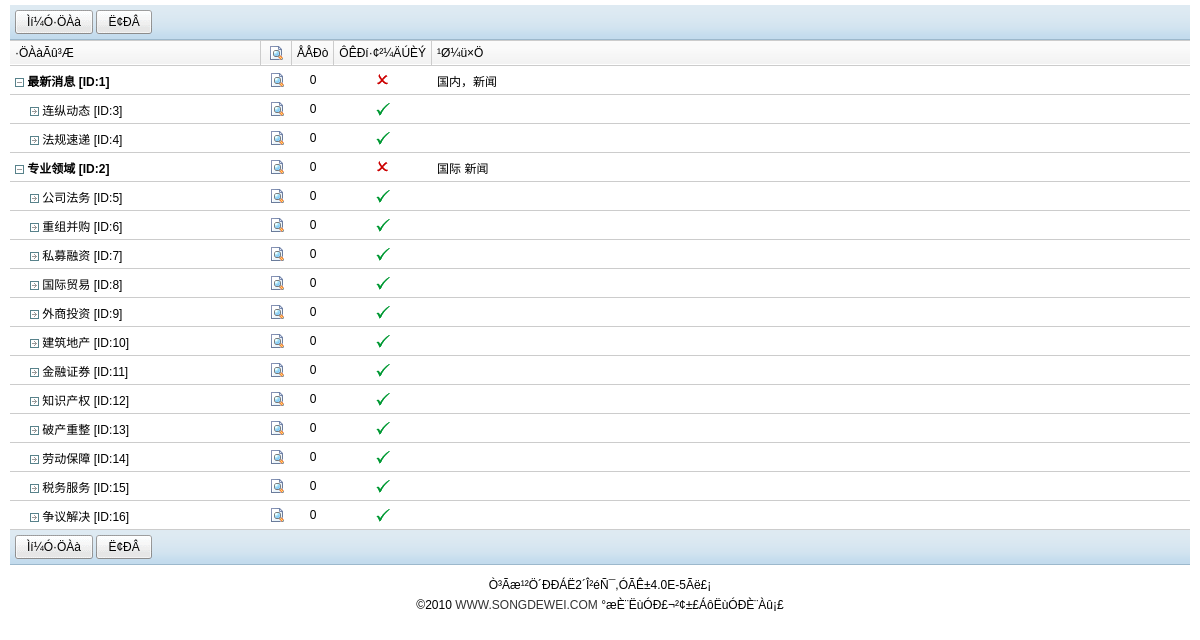
The app's page /admin/admin_article_cat.php (signed in) with its own data.
### tables this page shows
CREATE TABLE `sdw_article_cat` (
  `cid` int(11) NOT NULL auto_increment,
  `cup` int(11) NOT NULL default '0',
  `name` varchar(30) default NULL,
  `type` enum('sub','category','group') default 'group',
  `keywords` varchar(200) default NULL,
  `description` varchar(200) default NULL,
  `displayorder` int(11) NOT NULL default '0',
  `records` int(11) NOT NULL default '0',
  `directory` varchar(20) default NULL,
  `adminid` varchar(100) default NULL,
  `domain` varchar(50) default NULL,
  `disabled` tinyint(4) default '0',
  PRIMARY KEY  (`cid`)
);

### include/db_mysql.php (called while the page is built, shortened)
<?php
Class DB {
	function query($SQL,$method=''){
		$GLOBALS['tablepre']=='sdw_' or $SQL=str_replace('sdw_',$GLOBALS['tablepre'],$SQL);
		if($method=='U_B' && function_exists('mysql_unbuffered_query')){
			$query = mysql_unbuffered_query($SQL);
		}else{
			$query = mysql_query($SQL);
		}
		return $query;
	}
}
?>

### include/content.func.php (called while the page is built, shortened)
<?php
function get_article_category($cid=0){
	global $db,$cfg;
	$category = array();
	$categoryquery = $db->query("SELECT * FROM sdw_article_cat ORDER BY displayorder ASC,cid ASC");
	while ($categoryrs = $db->fetch_array($categoryquery)){
		$categoryrs['caturl'] = $cfg['isstatic']==1 ? 'arclist-'.$categoryrs['cid'].'-1.html' : 'arclist.php?cid='.$categoryrs['cid'];
		$categoryrs['selected'] = $categoryrs['cid'] == $cid ? ' selected="selected"' : '';
		$category[$categoryrs['cup']][] = $categoryrs;
	}
	return $category;
}
?>

### sysdata/templates_c/admin/%%4E^4ED^4ED52AD3%%admin_category.htm.php (the view, shortened to what this page needs)
<?php $_smarty_tpl_vars = $this->_tpl_vars;
$this->_tpl_vars = $_smarty_tpl_vars;
 ?>
<?php if ($this->_tpl_vars['action'] == 'addnew' || $this->_tpl_vars['action'] == 'edit'): ?>
<?php $_smarty_tpl_vars = $this->_tpl_vars;
$this->_smarty_include(array('smarty_include_tpl_file' => 'libs/category_info.htm', 'smarty_include_vars' => array()));
$this->_tpl_vars = $_smarty_tpl_vars;
unset($_smarty_tpl_vars);
 ?>
<?php else: ?>
<div class="main-div">
  <div class="toolbar">
		<span class="btn btn-dft" onclick="Location('<?php echo $_SERVER['PHP_SELF']; ?>
?action=addnew')" onmouseup="this.className='btn btn-hover'" onmousedown="this.className='btn btn-active'" onmouseover="this.className='btn btn-hover'" onmouseout="this.className='btn btn-dft'" tabindex="0"><span><?php echo $this->_tpl_vars['lang']['cat_add']; ?>
</span></span>
		<span class="btn btn-dft" onclick="window.location.reload()" onmouseup="this.className='btn btn-hover'" onmousedown="this.className='btn btn-active'" onmouseover="this.className='btn btn-hover'" onmouseout="this.className='btn btn-dft'" tabindex="0"><span><?php echo $this->_tpl_vars['lang']['refresh']; ?>
</span></span>
  </div>
  <table border="0" cellspacing="0" cellpadding="0" class="list">
    <tr>
      <th width="240"><?php echo $this->_tpl_vars['lang']['cat_name']; ?>
</th>
	  <th width="20" style="text-align:center;"><img src="images/icon_view.gif" border="0" /></th>
      <th width="30" style="text-align:center; cursor:pointer;" onclick="Sort()" title="<?php echo $this->_tpl_vars['lang']['click_resort']; ?>
"><?php echo $this->_tpl_vars['lang']['sort']; ?>
</th>
	  <th width="80" class="tocenter">ÔÊÐí·¢²¼ÄÚÈÝ</th>
      <th height="24" class="last"><?php echo $this->_tpl_vars['lang']['keywords']; ?>
</th>
    </tr>
	<?php $_from = $this->_tpl_vars['categories']['0']; if (!is_array($_from) && !is_object($_from)) { settype($_from, 'array'); }if (count($_from)):
    foreach ($_from as $this->_tpl_vars['key'] => $this->_tpl_vars['group']):
?>
    <tr onmouseover="this.className='active'" onmouseout="this.className=''">
      <td style="font-weight:bold;" onmouseover="showMenuBox(<?php echo $this->_tpl_vars['key']; ?>
)" onmouseout="hideMenuBox(<?php echo $this->_tpl_vars['key']; ?>
)">
	      <img src="images/menu_minus.gif" border="0" align="absmiddle" />
	      <span title="<?php echo $this->_tpl_vars['lang']['click_edit']; ?>
" onclick="javascript:Edit(this,'edit_name',<?php echo $this->_tpl_vars['group']['cid']; ?>
)"><?php echo $this->_tpl_vars['group']['name']; ?>
</span> [ID:<?php echo $this->_tpl_vars['group']['cid']; ?>
]
	  </td>
	  <td class="tocenter"><a href="<?php echo $this->_tpl_vars['group']['caturl']; ?>
" target="_blank"><img src="images/icon_view.gif" title="<?php echo $this->_tpl_vars['lang']['view']; ?>
" border="0" /></a></td>
      <td class="tocenter"><span title="<?php echo $this->_tpl_vars['lang']['click_edit']; ?>
" onclick="Edit(this,'edit_order',<?php echo $this->_tpl_vars['group']['cid']; ?>
)"><?php echo $this->_tpl_vars['group']['displayorder']; ?>
</span></td>
      <td class="tocenter"><img src="<?php if ($this->_tpl_vars['group']['disabled'] == 0): ?>images/yes.gif<?php else: ?>images/no.gif<?php endif; ?>" border="0" title="<?php echo $this->_tpl_vars['lang']['click_switch']; ?>
" onclick="toggle2(this,'toggle_disabled',<?php echo $this->_tpl_vars['group']['cid']; ?>
)" /></td>
	  <td><span title="<?php echo $this->_tpl_vars['lang']['click_edit']; ?>
" onclick="Edit(this,'edit_kw',<?php echo $this->_tpl_vars['group']['cid']; ?>
)"><?php echo $this->_tpl_vars['group']['keywords']; ?>
</span></td>
    </tr>
    <?php $_from = $this->_tpl_vars['categories'][$this->_tpl_vars['sub']]; if (!is_array($_from) && !is_object($_from)) { settype($_from, 'array'); }if (count($_from)):
    foreach ($_from as $this->_tpl_vars['menu']):
?>
    <tr onmouseover="this.className='active'" onmouseout="this.className=''">
      <td style="padding-left:20px;" onmouseover="showMenuBox(<?php echo $this->_tpl_vars['menu']['cid']; ?>
)" onmouseout="hideMenuBox(<?php echo $this->_tpl_vars['menu']['cid']; ?>
)">
	       <img src="images/menu_arrow.gif" border="0" align="absmiddle" />
		   <span title="<?php echo $this->_tpl_vars['lang']['click_edit']; ?>
" onclick="javascript:Edit(this,'edit_name',<?php echo $this->_tpl_vars['menu']['cid']; ?>
)"><?php echo $this->_tpl_vars['menu']['name']; ?>
</span>  [ID:<?php echo $this->_tpl_vars['menu']['cid']; ?>
]
	  </td>
	  <td style="text-align:center;"><a href="<?php echo $this->_tpl_vars['menu']['caturl']; ?>
" target="_blank"><img src="images/icon_view.gif" title="<?php echo $this->_tpl_vars['lang']['view']; ?>
" border="0" /></a></td>
      <td style="text-align:center;"><span title="<?php echo $this->_tpl_vars['lang']['click_edit']; ?>
" onclick="Edit(this,'edit_order',<?php echo $this->_tpl_vars['menu']['cid']; ?>
)"><?php echo $this->_tpl_vars['menu']['displayorder']; ?>
</span></td>
      <td class="tocenter"><img src="<?php if ($this->_tpl_vars['menu']['disabled'] == 0): ?>images/yes.gif<?php else: ?>images/no.gif<?php endif; ?>" border="0" title="<?php echo $this->_tpl_vars['lang']['click_switch']; ?>
" onclick="toggle2(this,'toggle_disabled',<?php echo $this->_tpl_vars['menu']['cid']; ?>
)" /></td>
	  <td></td>
    </tr>
    <?php endforeach; endif; unset($_from); ?>
	<?php endforeach; endif; unset($_from); ?>
  </table>
  <div class="toolbar">
		<span class="btn btn-dft" onclick="Location('<?php echo $_SERVER['PHP_SELF']; ?>
?action=addnew')" onmouseup="this.className='btn btn-hover'" onmousedown="this.className='btn btn-active'" onmouseover="this.className='btn btn-hover'" onmouseout="this.className='btn btn-dft'" tabindex="0"><span><?php echo $this->_tpl_vars['lang']['cat_add']; ?>
</span></span>
		<span class="btn btn-dft" onclick="window.location.reload()" onmouseup="this.className='btn btn-hover'" onmousedown="this.className='btn btn-active'" onmouseover="this.className='btn btn-hover'" onmouseout="this.className='btn btn-dft'" tabindex="0"><span><?php echo $this->_tpl_vars['lang']['refresh']; ?>
</span></span>
  </div>
</div>
<?php endif; ?>

### admin/images/style.css (style rules this page uses)
* { padding:0px; margin:0px;word-wrap:break-word; }
body { padding: 5px 10px; font:12px Arial; background:#ffffff; }
a { color:#333333; text-decoration:none; }
.main-div { background: #FFF;margin-bottom: 10px; }
.btn,.btn span { background-image:url(bg.png); background-repeat:no-repeat; background-attachment:scroll; background-color:transparent; cursor:pointer; overflow:hidden; text-align:center; white-space:nowrap; border:0 none; color:#000000; margin:0; overflow:hidden; text-decoration:none; display:inline-block; }
.btn { height:24px; vertical-align:middle; }
.btn span { line-height:15px; margin-right:3px; padding:5px 9px 4px 12px; }
.btn-dft span { background-position:-1692px 0; }
.btn-dft { background-position:100% -24px; }
.toolbar { background-image:url(bgx.png); background-repeat:repeat-x; background-position:0px -144px; height:30px; clear:both; padding:5px 5px 0px 5px; position:relative; vertical-align:middle; display:block; z-index:auto; }
table.list { width:100%; border:0px; margin: 0 auto; padding:0; clear:both; }
table.list th { background:url(bgx.png) 0px -252px repeat-x; height:24px; vertical-align:middle; font-size:12px; font-weight:400; padding:0 5px; text-align:left; border-width:1px 1px 1px 0px; border-style:solid; border-color:#CCCCCC; white-space:nowrap; overflow:hidden; }
table.list th.last { background:url(bgx.png) 0px -252px repeat-x; height:24px; vertical-align:middle; font-size:12px; font-weight:400; padding:0 5px; text-align:left; border-width:1px 0px 1px 0px; border-style:solid; border-color:#CCCCCC; white-space:nowrap; overflow:hidden; }
table.list td { background-color:#FFFFFF; height:28px; vertical-align:middle; font-size:12px; font-weight:400; padding:0 5px; text-align:left; white-space:nowrap; overflow:hidden; border-bottom:1px #CCCCCC solid; }
table.list td span,table.list td img { cursor:pointer; }
table.list th.tocenter,table.list td.tocenter { text-align:center; }

### records on screen
sdw_article_cat: name "最新消息", cid "1", displayorder "0", keywords "国内，新闻"
sdw_article_cat: name "连纵动态", cid "3", displayorder "0"
sdw_article_cat: name "法规速递", cid "4", displayorder "0"
sdw_article_cat: name "专业领域", cid "2", displayorder "0", keywords "国际 新闻"
sdw_article_cat: name "公司法务", cid "5", displayorder "0"
sdw_article_cat: name "重组并购", cid "6", displayorder "0"
sdw_article_cat: name "私募融资", cid "7", displayorder "0"
sdw_article_cat: name "国际贸易", cid "8", displayorder "0"
sdw_article_cat: name "外商投资", cid "9", displayorder "0"
sdw_article_cat: name "建筑地产", cid "10", displayorder "0"
sdw_article_cat: name "金融证券", cid "11", displayorder "0"
sdw_article_cat: name "知识产权", cid "12", displayorder "0"
sdw_article_cat: name "破产重整", cid "13", displayorder "0"
sdw_article_cat: name "劳动保障", cid "14", displayorder "0"
sdw_article_cat: name "税务服务", cid "15", displayorder "0"
sdw_article_cat: name "争议解决", cid "16", displayorder "0"

### other values on screen
$this->_tpl_vars['lang']['cat_add'] "Ìí¼Ó·ÖÀà"
$this->_tpl_vars['lang']['refresh'] "Ë¢ÐÂ"
$this->_tpl_vars['lang']['cat_name'] "·ÖÀàÃû³Æ"
$this->_tpl_vars['lang']['sort'] "ÅÅÐò"
$this->_tpl_vars['lang']['keywords'] "¹Ø¼ü×Ö"
$this->_tpl_vars['query_info'] "Ò³Ãæ¹²Ö´ÐÐÁË2´Î²éÑ¯,ÓÃÊ±4.0E-5Ãë£¡"
